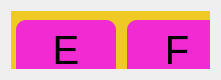
   <widget class="QWidget" name="horizontalLayoutWidget_60">
    <property name="geometry">
     <rect>
      <x>60</x>
      <y>530</y>
      <width>221</width>
      <height>80</height>
     </rect>
    </property>
    <layout class="QHBoxLayout" name="horizontalLayout_115">
     <item>
      <widget class="QFrame" name="caixa_letras_58">
       <property name="styleSheet">
        <string notr="true">background-color: rgb(239, 201, 36);</string>
       </property>
       <property name="frameShape">
        <enum>QFrame::StyledPanel</enum>
       </property>
       <property name="frameShadow">
        <enum>QFrame::Raised</enum>
       </property>
       <widget class="QWidget" name="horizontalLayoutWidget_62">
        <property name="geometry">
         <rect>
          <x>0</x>
          <y>-1</y>
          <width>221</width>
          <height>81</height>
         </rect>
        </property>
        <layout class="QHBoxLayout" name="horizontalLayout_116">
         <item>
          <widget class="QPushButton" name="botao_e">
           <property name="maximumSize">
            <size>
             <width>100</width>
             <height>60</height>
            </size>
           </property>
           <property name="font">
            <font>
             <pointsize>30</pointsize>
            </font>
           </property>
           <property name="styleSheet">
            <string notr="true">QPushButton#botao_e {
    background-color: rgb(240, 43, 209);  /*roxo: rgb(240, 43, 209);*/
}

QPushButton#botao_e:pressed {
   background-color: rgb(170, 0, 255)  /* Cor de fundo quando o botão é pressionado */
}

QPushButton#botao_e{
	border-radius: 10px;
}</string>
           </property>
           <property name="text">
            <string>E</string>
           </property>
          </widget>
         </item>
         <item>
          <widget class="QPushButton" name="botao_f">
           <property name="maximumSize">
            <size>
             <width>100</width>
             <height>60</height>
            </size>
           </property>
           <property name="font">
            <font>
             <pointsize>30</pointsize>
            </font>
           </property>
           <property name="styleSheet">
            <string notr="true">QPushButton#botao_f {
    background-color: rgb(240, 43, 209);  /*roxo: rgb(240, 43, 209);*/
}

QPushButton#botao_f:pressed {
   background-color: rgb(170, 0, 255)  /* Cor de fundo quando o botão é pressionado */
}

QPushButton#botao_f{
	border-radius: 10px;
}</string>
           </property>
           <property name="text">
            <string>F</string>
           </property>
          </widget>
         </item>
        </layout>
       </widget>
      </widget>
     </item>
    </layout>
   </widget>
